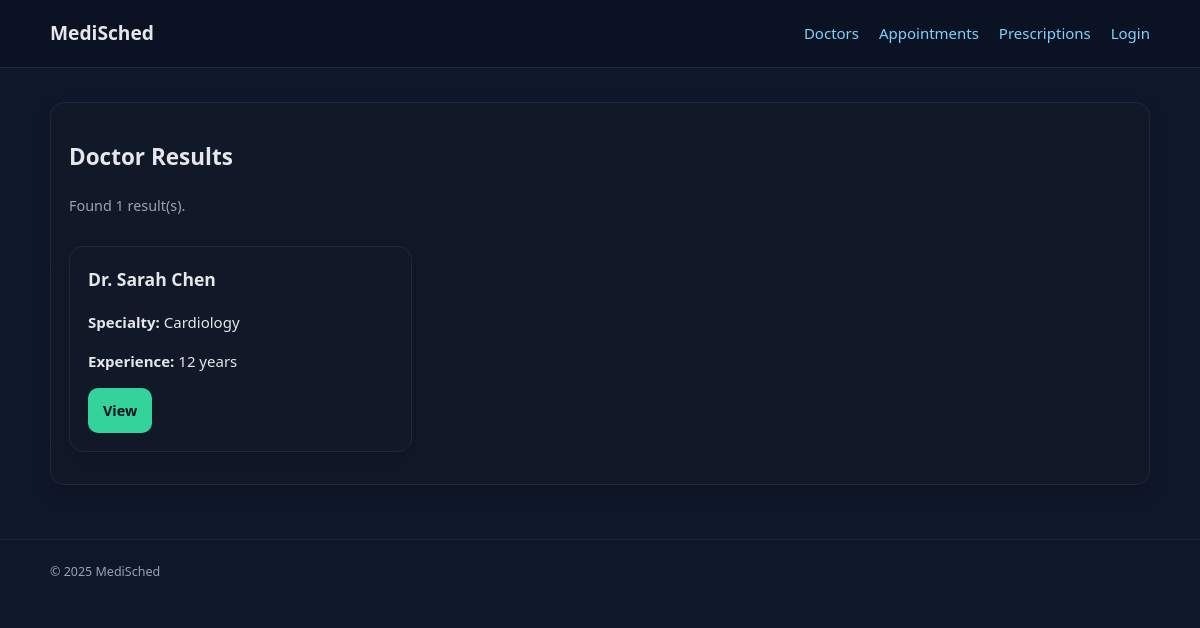
The app's page /medisched/public/search/doctor_results.php?specialty=Cardiology with its own data.
### tables this page shows
CREATE TABLE IF NOT EXISTS doctors (
  DoctorID        INT UNSIGNED AUTO_INCREMENT PRIMARY KEY,
  UserID          INT UNSIGNED NOT NULL,
  Specialty       VARCHAR(100) NOT NULL,
  ExperienceYears SMALLINT UNSIGNED NOT NULL DEFAULT 0,
  CONSTRAINT fk_doctors_user FOREIGN KEY (UserID) REFERENCES users(UserID) ON DELETE CASCADE
);

CREATE TABLE IF NOT EXISTS users (
  UserID       INT UNSIGNED AUTO_INCREMENT PRIMARY KEY,
  Name         VARCHAR(100)  NOT NULL,
  Email        VARCHAR(150)  NOT NULL UNIQUE,
  Password     VARCHAR(255)  NOT NULL,           
  Role         ENUM('admin','doctor','patient') NOT NULL DEFAULT 'patient',
  CreatedAt    TIMESTAMP DEFAULT CURRENT_TIMESTAMP
);

### medisched/includes/helpers.php (called while the page is built, shortened)
<?php
if (!function_exists('h')) {
  function h($s) { return htmlspecialchars((string)$s, ENT_QUOTES, 'UTF-8'); }
}

### medisched/public/search/doctor_results.php (the view, shortened to what this page needs)
<?php
require_once __DIR__ . '/../../includes/db.php';
require_once __DIR__ . '/../../includes/header.php';
$specialty = trim($_GET['specialty'] ?? '');
$page = max(1, (int)($_GET['page'] ?? 1));
$offset = ($page - 1) * PAGE_SIZE;
$where = ["d.Specialty LIKE :spec"];
$params = [":spec" => '%' . $specialty . '%'];
$whereSql = implode(' AND ', $where);
$countSql = "SELECT COUNT(*) FROM doctors d JOIN users u ON d.UserID = u.UserID WHERE $whereSql";
$stmt = $pdo->prepare($countSql);
$stmt->execute($params);
$total = (int)$stmt->fetchColumn();
$sql = "SELECT d.DoctorID, u.Name, d.Specialty, d.ExperienceYears
        FROM doctors d JOIN users u ON d.UserID = u.UserID
        WHERE $whereSql
        ORDER BY u.Name ASC
        LIMIT :lim OFFSET :off";
$stmt = $pdo->prepare($sql);
foreach ($params as $k => $v) $stmt->bindValue($k, $v);
$stmt->bindValue(':lim', PAGE_SIZE, PDO::PARAM_INT);
$stmt->bindValue(':off', $offset, PDO::PARAM_INT);
$stmt->execute();
$rows = $stmt->fetchAll();
echo '<div class="card">';
echo '<h2>Doctor Results</h2>';
echo '<p class="result-meta">Found ' . h($total) . ' result(s).</p>';
if (!$rows) {
  echo '<p>No doctors matched your search.</p>';
  echo '<a class="btn" href="doctor_search.php">Back</a>';
} else {
  echo '<div class="grid">';
  foreach ($rows as $r) {
    $detailUrl = 'doctor_detail.php?id=' . urlencode($r['DoctorID']);
    echo '<div class="card"><h3>' . h($r['Name']) . '</h3>';
    echo '<p><strong>Specialty:</strong> ' . h($r['Specialty']) . '</p>';
    echo '<p><strong>Experience:</strong> ' . h($r['ExperienceYears']) . ' years</p>';
    echo '<a class="btn btn-primary" href="' . h($detailUrl) . '">View</a>';
    echo '</div>';
  }
  echo '</div>';
}
echo '</div>';
require_once __DIR__ . '/../../includes/footer.php';
?>

### medisched/assets/styles.css (style rules this page uses)
:root { --bg: #0f172a; --card: #111827; --text: #e5e7eb; --muted: #9ca3af; --accent: #34d399; --danger: #f87171; --link: #7dd3fc; }
* { box-sizing: border-box; }
body { margin: 0; font-family: system-ui, -apple-system, Segoe UI, Roboto, sans-serif; font-size: 15px; line-height: 1.6; background: var(--bg); color: var(--text); }
.card { background: var(--card); border: 1px solid #1f2937; border-radius: 14px; padding: 18px; margin: 14px 0; box-shadow: 0 10px 20px rgba(0,0,0,0.15); }
.card h3 { margin-top: 0; }
.grid { display: grid; grid-template-columns: repeat(auto-fill, minmax(280px, 1fr)); gap: 16px; }
button, .btn { display: inline-block; padding: 10px 14px; border-radius: 10px; border: 1px solid #1f2937; background: #111827; color: var(--text); text-decoration: none; cursor: pointer; transition: background 0.15s, border-color 0.15s; font-size: 0.9rem; }
.btn-primary { background: var(--accent); color: #0b1223; border-color: transparent; font-weight: 600; }
.result-meta { color: var(--muted); font-size: .9rem; }

### records on screen
doctors: UserID.Name "Dr. Sarah Chen", Specialty "Cardiology", ExperienceYears "12"

### other values on screen
$total "1"
